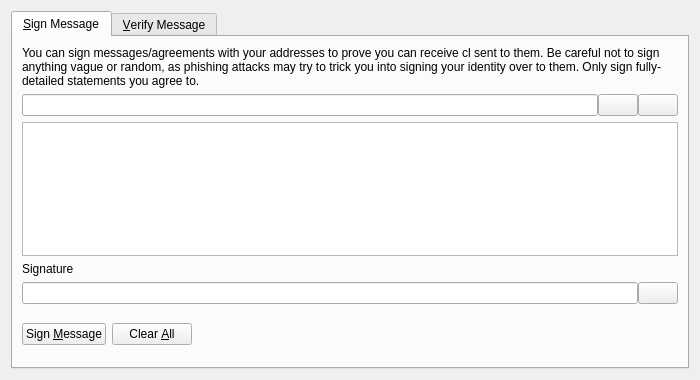
<?xml version="1.0" encoding="UTF-8"?>
<ui version="4.0">
 <class>SignVerifyMessageDialog</class>
 <widget class="QDialog" name="SignVerifyMessageDialog">
  <property name="geometry">
   <rect>
    <x>0</x>
    <y>0</y>
    <width>700</width>
    <height>380</height>
   </rect>
  </property>
  <property name="windowTitle">
   <string>Signatures - Sign / Verify a Message</string>
  </property>
  <property name="modal">
   <bool>true</bool>
  </property>
  <layout class="QVBoxLayout" name="verticalLayout">
   <item>
    <widget class="QTabWidget" name="tabWidget">
     <property name="currentIndex">
      <number>0</number>
     </property>
     <widget class="QWidget" name="tabSignMessage">
      <attribute name="title">
       <string>&amp;Sign Message</string>
      </attribute>
      <layout class="QVBoxLayout" name="verticalLayout_SM">
       <item>
        <widget class="QLabel" name="infoLabel_SM">
         <property name="text">
          <string>You can sign messages/agreements with your addresses to prove you can receive cl sent to them. Be careful not to sign anything vague or random, as phishing attacks may try to trick you into signing your identity over to them. Only sign fully-detailed statements you agree to.</string>
         </property>
         <property name="textFormat">
          <enum>Qt::PlainText</enum>
         </property>
         <property name="wordWrap">
          <bool>true</bool>
         </property>
        </widget>
       </item>
       <item>
        <layout class="QHBoxLayout" name="horizontalLayout_1_SM">
         <property name="spacing">
          <number>0</number>
         </property>
         <item>
          <widget class="QValidatedLineEdit" name="addressIn_SM">
           <property name="toolTip">
            <string>The cl address to sign the message with</string>
           </property>
          </widget>
         </item>
         <item>
          <widget class="QPushButton" name="addressBookButton_SM">
           <property name="toolTip">
            <string>Choose previously used address</string>
           </property>
           <property name="text">
            <string/>
           </property>
           <property name="icon">
            <iconset resource="../cl.qrc">
             <normaloff>:/icons/address-book</normaloff>:/icons/address-book</iconset>
           </property>
           <property name="shortcut">
            <string>Alt+A</string>
           </property>
           <property name="autoDefault">
            <bool>false</bool>
           </property>
          </widget>
         </item>
         <item>
          <widget class="QPushButton" name="pasteButton_SM">
           <property name="toolTip">
            <string>Paste address from clipboard</string>
           </property>
           <property name="text">
            <string/>
           </property>
           <property name="icon">
            <iconset resource="../cl.qrc">
             <normaloff>:/icons/editpaste</normaloff>:/icons/editpaste</iconset>
           </property>
           <property name="shortcut">
            <string>Alt+P</string>
           </property>
           <property name="autoDefault">
            <bool>false</bool>
           </property>
          </widget>
         </item>
        </layout>
       </item>
       <item>
        <widget class="QPlainTextEdit" name="messageIn_SM">
         <property name="toolTip">
          <string>Enter the message you want to sign here</string>
         </property>
        </widget>
       </item>
       <item>
        <widget class="QLabel" name="signatureLabel_SM">
         <property name="text">
          <string>Signature</string>
         </property>
         <property name="textFormat">
          <enum>Qt::PlainText</enum>
         </property>
        </widget>
       </item>
       <item>
        <layout class="QHBoxLayout" name="horizontalLayout_2_SM">
         <property name="spacing">
          <number>0</number>
         </property>
         <item>
          <widget class="QLineEdit" name="signatureOut_SM">
           <property name="font">
            <font>
             <italic>true</italic>
            </font>
           </property>
           <property name="readOnly">
            <bool>true</bool>
           </property>
          </widget>
         </item>
         <item>
          <widget class="QPushButton" name="copySignatureButton_SM">
           <property name="toolTip">
            <string>Copy the current signature to the system clipboard</string>
           </property>
           <property name="text">
            <string/>
           </property>
           <property name="icon">
            <iconset resource="../cl.qrc">
             <normaloff>:/icons/editcopy</normaloff>:/icons/editcopy</iconset>
           </property>
           <property name="autoDefault">
            <bool>false</bool>
           </property>
          </widget>
         </item>
        </layout>
       </item>
       <item>
        <layout class="QHBoxLayout" name="horizontalLayout_3_SM">
         <item>
          <widget class="QPushButton" name="signMessageButton_SM">
           <property name="toolTip">
            <string>Sign the message to prove you own this cl address</string>
           </property>
           <property name="text">
            <string>Sign &amp;Message</string>
           </property>
           <property name="icon">
            <iconset resource="../cl.qrc">
             <normaloff>:/icons/edit</normaloff>:/icons/edit</iconset>
           </property>
           <property name="autoDefault">
            <bool>false</bool>
           </property>
          </widget>
         </item>
         <item>
          <widget class="QPushButton" name="clearButton_SM">
           <property name="toolTip">
            <string>Reset all sign message fields</string>
           </property>
           <property name="text">
            <string>Clear &amp;All</string>
           </property>
           <property name="icon">
            <iconset resource="../cl.qrc">
             <normaloff>:/icons/remove</normaloff>:/icons/remove</iconset>
           </property>
           <property name="autoDefault">
            <bool>false</bool>
           </property>
          </widget>
         </item>
         <item>
          <spacer name="horizontalSpacer_1_SM">
           <property name="orientation">
            <enum>Qt::Horizontal</enum>
           </property>
           <property name="sizeHint" stdset="0">
            <size>
             <width>40</width>
             <height>48</height>
            </size>
           </property>
          </spacer>
         </item>
         <item>
          <widget class="QLabel" name="statusLabel_SM">
           <property name="font">
            <font>
             <weight>75</weight>
             <bold>true</bold>
            </font>
           </property>
           <property name="text">
            <string/>
           </property>
           <property name="wordWrap">
            <bool>true</bool>
           </property>
          </widget>
         </item>
         <item>
          <spacer name="horizontalSpacer_2_SM">
           <property name="orientation">
            <enum>Qt::Horizontal</enum>
           </property>
           <property name="sizeHint" stdset="0">
            <size>
             <width>40</width>
             <height>48</height>
            </size>
           </property>
          </spacer>
         </item>
        </layout>
       </item>
      </layout>
     </widget>
     <widget class="QWidget" name="tabVerifyMessage">
      <attribute name="title">
       <string>&amp;Verify Message</string>
      </attribute>
      <layout class="QVBoxLayout" name="verticalLayout_VM">
       <item>
        <widget class="QLabel" name="infoLabel_VM">
         <property name="text">
          <string>Enter the receiver's address, message (ensure you copy line breaks, spaces, tabs, etc. exactly) and signature below to verify the message. Be careful not to read more into the signature than what is in the signed message itself, to avoid being tricked by a man-in-the-middle attack. Note that this only proves the signing party receives with the address, it cannot prove sendership of any transaction!</string>
         </property>
         <property name="textFormat">
          <enum>Qt::PlainText</enum>
         </property>
         <property name="alignment">
          <set>Qt::AlignLeading|Qt::AlignLeft|Qt::AlignTop</set>
         </property>
         <property name="wordWrap">
          <bool>true</bool>
         </property>
        </widget>
       </item>
       <item>
        <layout class="QHBoxLayout" name="horizontalLayout_1_VM">
         <property name="spacing">
          <number>0</number>
         </property>
         <item>
          <widget class="QValidatedLineEdit" name="addressIn_VM">
           <property name="toolTip">
            <string>The cl address the message was signed with</string>
           </property>
          </widget>
         </item>
         <item>
          <widget class="QPushButton" name="addressBookButton_VM">
           <property name="toolTip">
            <string>Choose previously used address</string>
           </property>
           <property name="text">
            <string/>
           </property>
           <property name="icon">
            <iconset resource="../cl.qrc">
             <normaloff>:/icons/address-book</normaloff>:/icons/address-book</iconset>
           </property>
           <property name="shortcut">
            <string>Alt+A</string>
           </property>
           <property name="autoDefault">
            <bool>false</bool>
           </property>
          </widget>
         </item>
        </layout>
       </item>
       <item>
        <widget class="QPlainTextEdit" name="messageIn_VM"/>
       </item>
       <item>
        <widget class="QValidatedLineEdit" name="signatureIn_VM"/>
       </item>
       <item>
        <layout class="QHBoxLayout" name="horizontalLayout_2_VM">
         <item>
          <widget class="QPushButton" name="verifyMessageButton_VM">
           <property name="toolTip">
            <string>Verify the message to ensure it was signed with the specified cl address</string>
           </property>
           <property name="text">
            <string>Verify &amp;Message</string>
           </property>
           <property name="icon">
            <iconset resource="../cl.qrc">
             <normaloff>:/icons/transaction_0</normaloff>:/icons/transaction_0</iconset>
           </property>
           <property name="autoDefault">
            <bool>false</bool>
           </property>
          </widget>
         </item>
         <item>
          <widget class="QPushButton" name="clearButton_VM">
           <property name="toolTip">
            <string>Reset all verify message fields</string>
           </property>
           <property name="text">
            <string>Clear &amp;All</string>
           </property>
           <property name="icon">
            <iconset resource="../cl.qrc">
             <normaloff>:/icons/remove</normaloff>:/icons/remove</iconset>
           </property>
           <property name="autoDefault">
            <bool>false</bool>
           </property>
          </widget>
         </item>
         <item>
          <spacer name="horizontalSpacer_1_VM">
           <property name="orientation">
            <enum>Qt::Horizontal</enum>
           </property>
           <property name="sizeHint" stdset="0">
            <size>
             <width>40</width>
             <height>48</height>
            </size>
           </property>
          </spacer>
         </item>
         <item>
          <widget class="QLabel" name="statusLabel_VM">
           <property name="font">
            <font>
             <weight>75</weight>
             <bold>true</bold>
            </font>
           </property>
           <property name="text">
            <string/>
           </property>
           <property name="wordWrap">
            <bool>true</bool>
           </property>
          </widget>
         </item>
         <item>
          <spacer name="horizontalSpacer_2_VM">
           <property name="orientation">
            <enum>Qt::Horizontal</enum>
           </property>
           <property name="sizeHint" stdset="0">
            <size>
             <width>40</width>
             <height>48</height>
            </size>
           </property>
          </spacer>
         </item>
        </layout>
       </item>
      </layout>
     </widget>
    </widget>
   </item>
  </layout>
 </widget>
 <customwidgets>
  <customwidget>
   <class>QValidatedLineEdit</class>
   <extends>QLineEdit</extends>
   <header>qvalidatedlineedit.h</header>
  </customwidget>
 </customwidgets>
 <resources>
  <include location="../cl.qrc"/>
 </resources>
 <connections/>
</ui>
